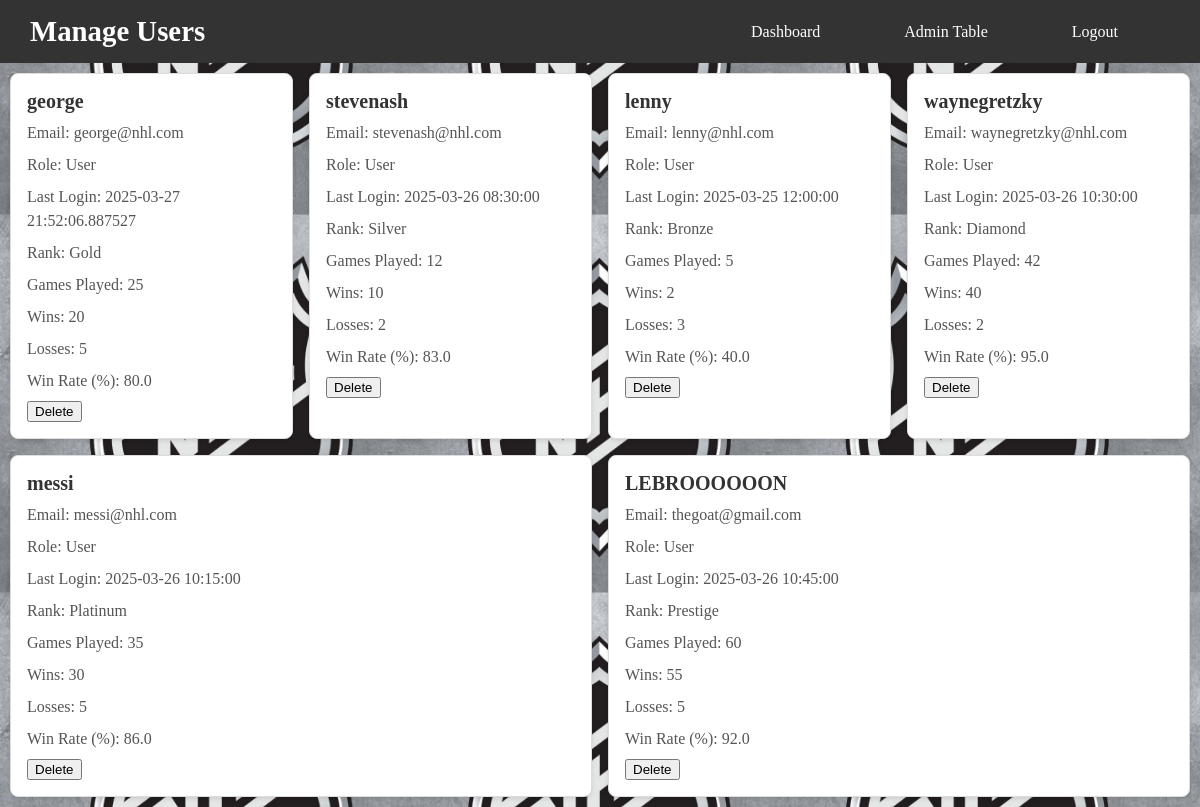
The app's page /manageUsers (signed in), older data.
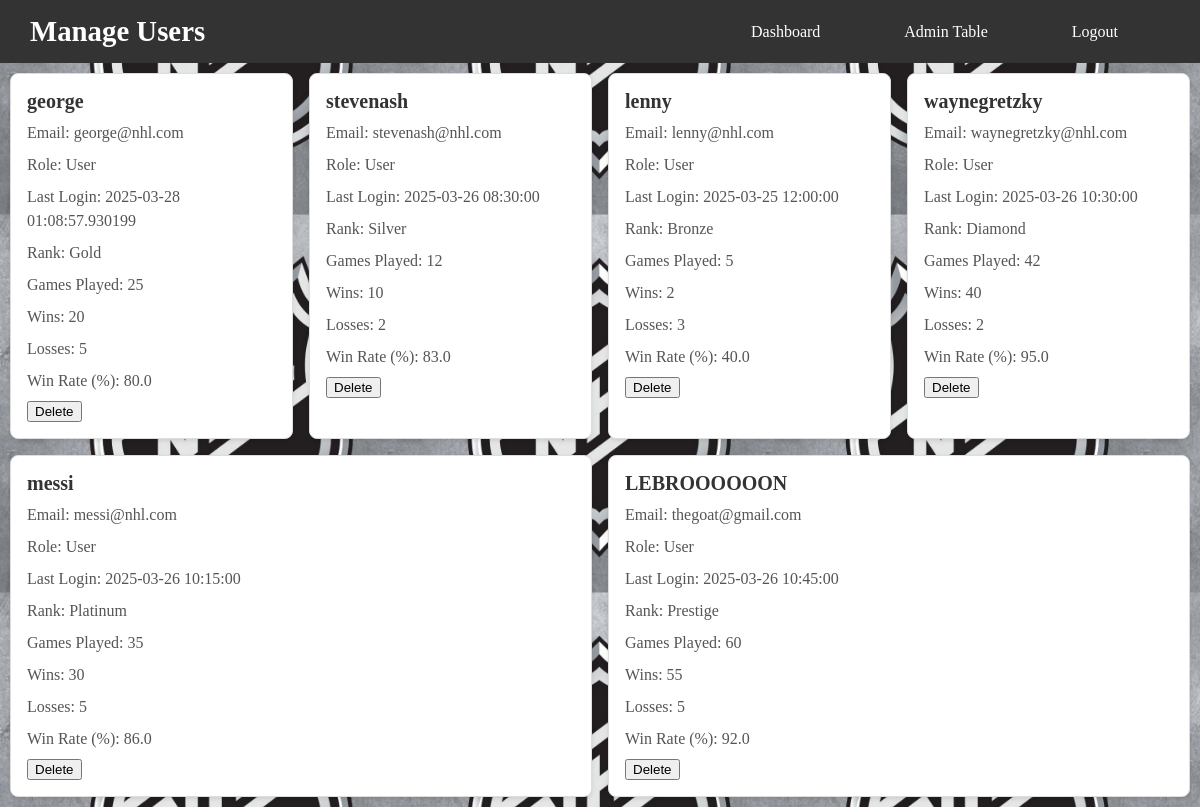
The same page, newer data.
### app/app.py (models this page shows, shortened)
class User(UserMixin, db.Model):
    __tablename__ = 'user'
    id = db.Column(db.Integer, primary_key=True)
    username = db.Column(db.String(80), unique=True, nullable=False)
    password = db.Column(db.String(80), unique=True, nullable=False)
    email = db.Column(db.String(120), unique=True, nullable=False)
    last_login = db.Column(db.DateTime, default=datetime, onupdate=datetime)
    player_rank = db.Column(db.String(50), nullable=False, default="Bronze")
    total_games_played = db.Column(db.Integer, nullable=False, default=0)
    wins = db.Column(db.Integer, nullable=False, default=0)
    losses = db.Column(db.Integer, nullable=False, default=0)
    win_rate = db.Column(db.Float, nullable=False, default=0.0)

### app/app.py (the view)
@app.route("/manageUsers")
@login_required
def manage_users():
    users = User.query.all()
    return render_template("Admin/manageUsers.html", users=users)

### app/app.py (called while the page is built)
@login_manager.user_loader
def load_user(user_id):
    admin_user = Admin.query.get(int(user_id))  # Check if the user is an admin
    if admin_user:
        return admin_user
    user = User.query.get(int(user_id))     # Check if the user is a regular user
    return user

### app/templates/Admin/manageUsers.html (shortened to what this page needs)
<!DOCTYPE html>
<html lang="en">
<head>
    <link href="../static/CSS/pages/adminStyles.css" rel="stylesheet" type="text/css">
    <link href="../static/CSS/pages/index.css" rel="stylesheet" type="text/css">
    <link href="../static/CSS/components/basics.css" rel="stylesheet" type="text/css">
    <link href="../static/CSS/components/container.css" rel="stylesheet" type="text/css">
</head>
<body>
    <header>
        <nav class="navbar">
                <h1>Manage Users</h1>
                <ul class="nav-links">
                    <li><a href="{{ url_for('admin_home') }}">Dashboard</a></li>
                    <li><a href="{{ url_for('admin_table') }}">Admin Table</a></li>
                    <li><a href="{{ url_for('logout') }}">Logout</a></li>
                </ul>
        </nav>
    </header>
    <div class="user-card-container">
        {% for user in users %}
        <div class="user-card">
            <h3>{{ user.username }}</h3>
            <p>Email: {{ user.email }}</p>
            <p>Role: User</p>
            <p>Last Login: {{ user.last_login }}</p>
            <p>Rank: {{ user.player_rank }}</p>
            <p>Games Played: {{ user.total_games_played }}</p>
            <p>Wins: {{ user.wins }}</p>
            <p>Losses: {{ user.losses }}</p>
            <p>Win Rate (%):  {{ user.win_rate }}</p>
            <div class="actions">
                <form action="{{ url_for('delete_user', user_id=user.id) }}" method="POST" style="display:inline;" onsubmit="return confirm('Are you sure you want to delete this user?');">
                    <button type="submit" class="delete">Delete</button>
                </form>
            </div>
        </div>
        {% endfor %}
    </div>
</body>
</html>

Row changes from the older to the newer data that the page shows:
changed User "george": last_login "2025-03-27 21:52:06.887527" → "2025-03-28 01:08:57.930199"
